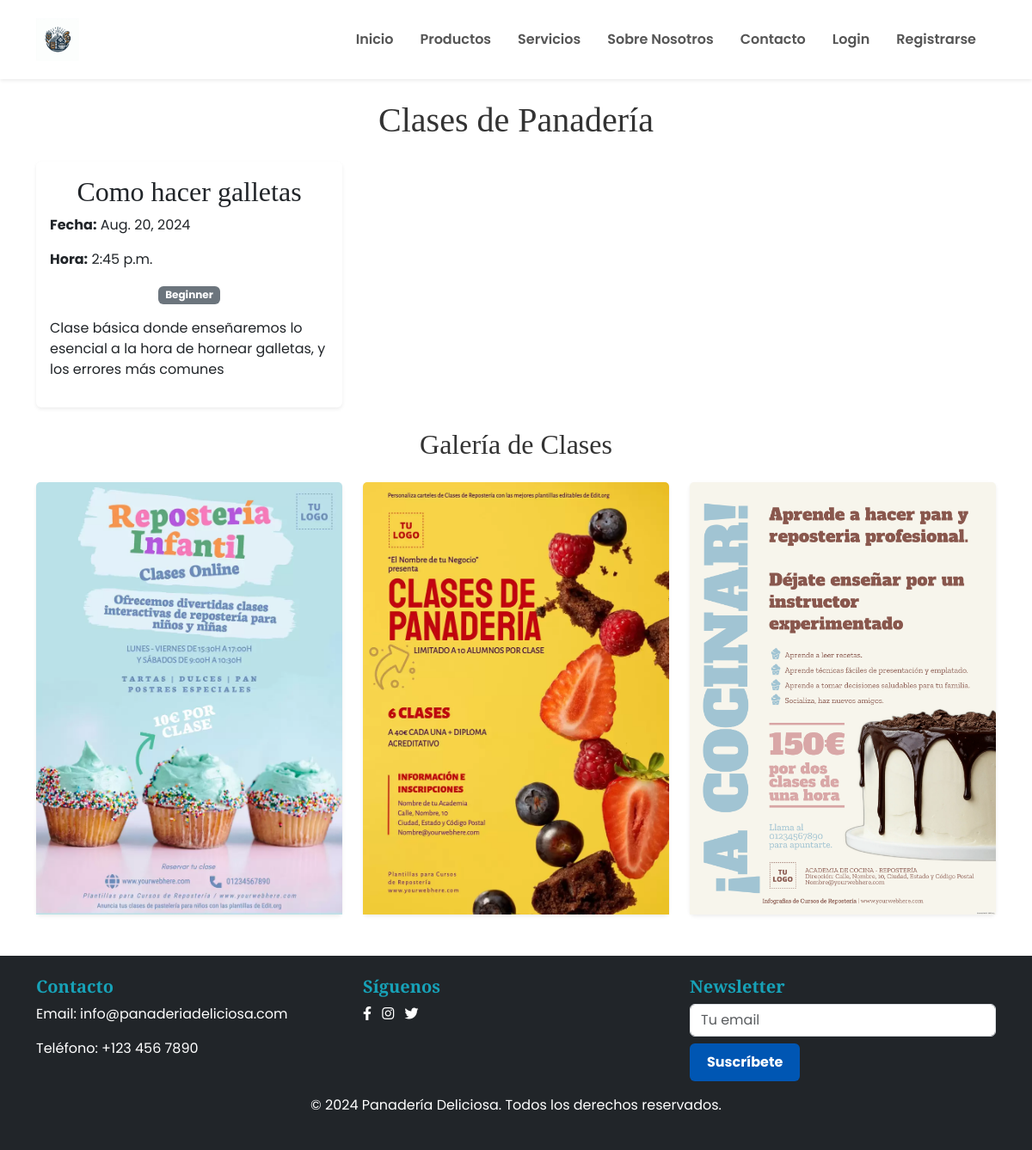
Screenshot of /bakery_classes/ with the database file from the repository.
### ProyectoMenu/models.py (models this page shows, shortened)
class BakeryClass(models.Model):
    CLASS_LEVELS =[
        ('Principiante', 'Principiante'),
        ('Intermedio', 'Intermedio'),
        ('Avanzado', 'Avanzado'),
    ]
    name = models.CharField(max_length=100)
    description = models.TextField()
    date = models.DateField(default=datetime.date.today)
    time = models.TimeField(default= datetime.datetime.now().time())
    class_level = models.CharField(max_length=20, choices=CLASS_LEVELS)

### ProyectoMenu/views.py (the view)
# urls.py: path('bakery_classes/', views.bakery_classes, name='bakery_classes'),
def bakery_classes(request):
    classes = BakeryClass.objects.all()
    return render(request, 'paginas/bakery_classes.html', {'bakery_classes': classes})

### ProyectoMenu/templates/paginas/bakery_classes.html (shortened to what this page needs)
{% extends 'base.html' %}
{% load static %}
{% block contenido %}
<div class="container mt-4">
    <h1 class="text-center mb-4">Clases de Panadería</h1>
    <div class="row">
        {% for clase in bakery_classes %}
            <div class="col-md-4 mb-4">
                <div class="card h-100 shadow-sm border-0">
                    <div class="card-body">
                        <h2 class="card-title text-center">{{ clase.name }}</h2>
                        <p><strong>Fecha:</strong> {{ clase.date }}</p>
                        <p><strong>Hora:</strong> {{ clase.time }}</p>
                        <p class="text-center">
                            <span class="badge bg-secondary">{{ clase.class_level }}</span>
                        </p>
                        <p>{{ clase.description }}</p>
                    </div>
                </div>
            </div>
        {% endfor %}
    </div>
    <section class="mb-5">
        <h2 class="text-center mb-4">Galería de Clases</h2>
        <div class="row">
            <div class="col-md-4">
                <div class="card h-100 shadow-sm border-0">
                    <img src="{% static 'images/class_1.webp' %}" class="card-img-top" alt="Clase 1">
                </div>
            </div>
            <div class="col-md-4">
                <div class="card h-100 shadow-sm border-0">
                    <img src="{% static 'images/class_2.webp' %}" class="card-img-top" alt="Clase 2">
                </div>
            </div>
            <div class="col-md-4">
                <div class="card h-100 shadow-sm border-0">
                    <img src="{% static 'images/class_3.png' %}" class="card-img-top" alt="Clase 3">
                </div>
            </div>
        </div>
    </section>
</div>
{% endblock %}

### ProyectoMenu/static/styles/custom.css (style rules this page uses)
h1, h2, h3, h4, h5, h6 { font-family: 'Merriweather', serif; color: #333333; }
body { font-family: 'Poppins', sans-serif; background-color: #ffffff; color: #555555; }

### rows the page displays
BakeryClass: name "Como hacer galletas", date "Aug. 20, 2024", time "2:45 p.m.", class_level "Beginner", description "Clase básica donde enseñaremos lo esencial a la hora de hornear galletas, y los errores más comunes"
